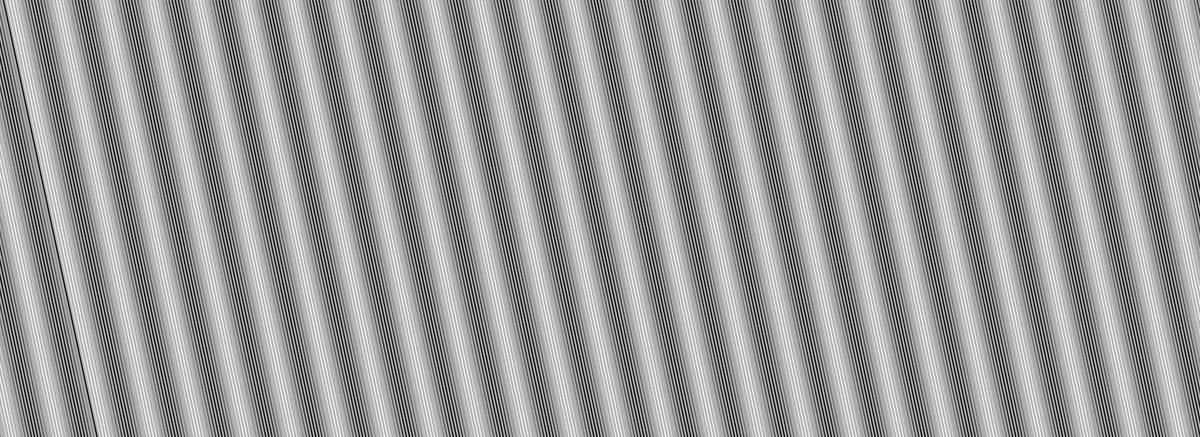
Frame 1 (no input)
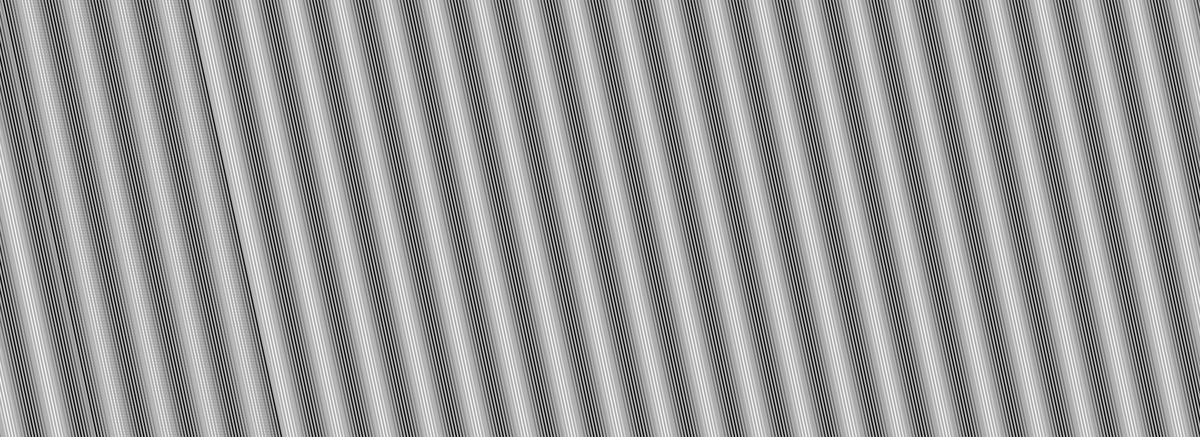
Frame 60 (the mouse pressed at the canvas centre just before this capture)
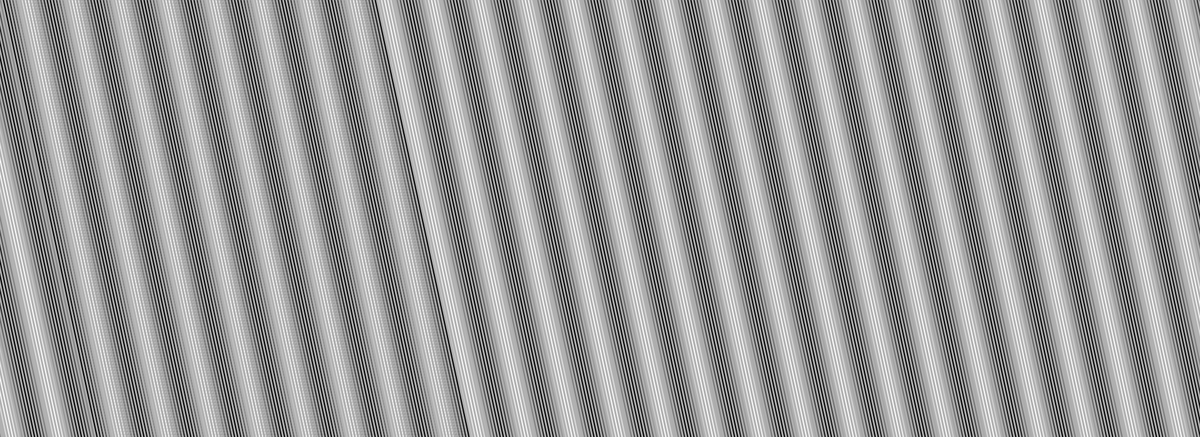
Frame 120 (the mouse held since frame 60 and released just before this capture)

The Processing sketch that drew these frames (run headless with seeded random() and noise(); from frame 60 on, the mouse is pressed at the canvas centre):

// Processing sketch: Math_3_Parametric_Sines_4
// ── Math_3_Parametric_Sines_4.pde
float x1,x2;
float offset = 126.0;
float scaleVal = 126.0;
float angleInc = 0.42;
float angle = 0.0;
int x;

void setup(){
  size(1920, 700);
  smooth();
  background(175);
  x1 = 0;
  x2 = 0;
  translate(x1, x2);
  strokeWeight(2);

  for(int x = -150; x <= width; x +=5){
      float y = offset + (sin(angle)*scaleVal);
      stroke(y);
      line(x, 0, x+150, height);
      angle += angleInc;
  }
}

void draw(){
  x+=5;
  float y = offset + (sin(angle)*scaleVal);
  stroke(y);
  line(x, 0, x+150, height);
  angle += angleInc;
}
